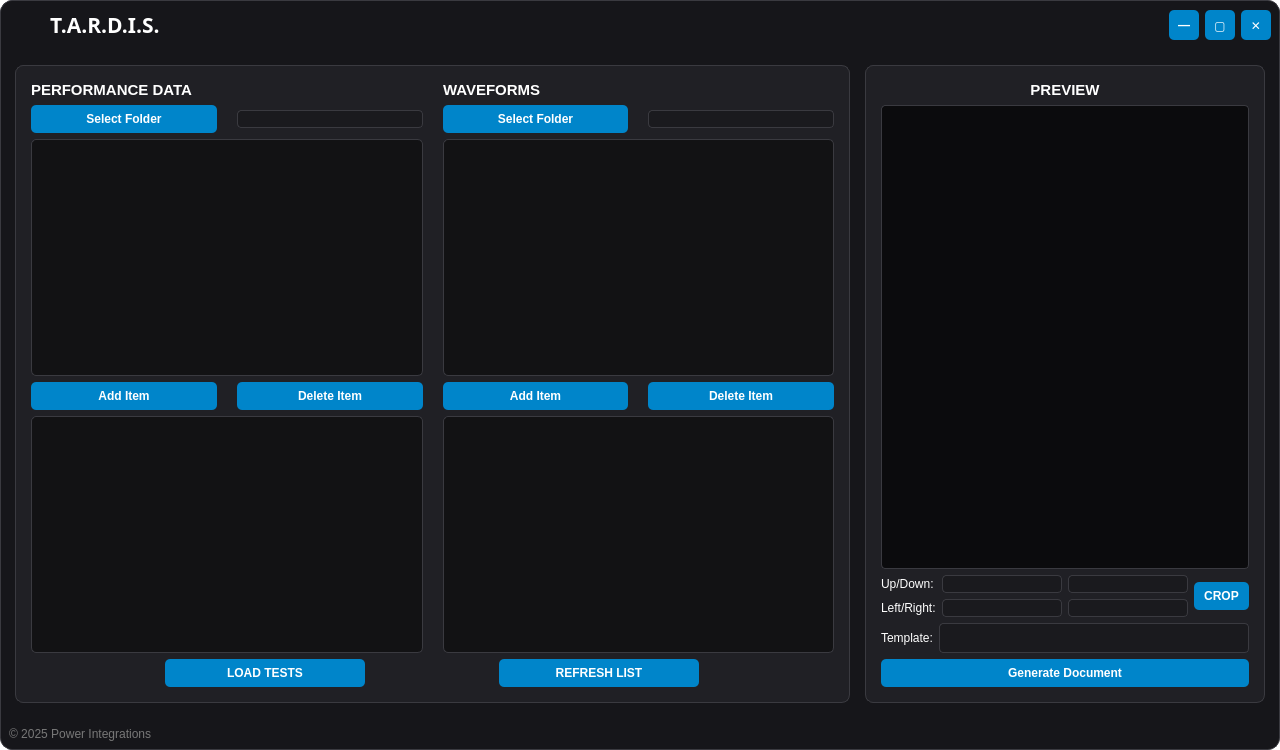
<?xml version="1.0" encoding="UTF-8"?>
<ui version="4.0">
 <class>MainWindow</class>
 <widget class="QMainWindow" name="MainWindow">
  <property name="geometry">
   <rect>
    <x>0</x>
    <y>0</y>
    <width>1280</width>
    <height>750</height>
   </rect>
  </property>
  <property name="windowTitle">
   <string>TARDIS</string>
  </property>
  <property name="styleSheet">
   <string notr="true">
    QMainWindow { 
        background: transparent; 
    }
    QWidget#centralwidget {
        background: #16161a; /* Creates a solid unified background for the whole app */
        border: 1px solid #3a3a40;
        border-radius: 12px;
    }
    QFrame#headerr, QFrame#footer { 
        background: transparent; 
        border: none; 
    }
    QFrame#selectionframe, QFrame#generate_frame { 
        background: #202025; /* Lighter color for the panels to make them pop */
        border: 1px solid #3a3a40; 
        border-radius: 8px; 
    }
    QPushButton {
        background: #0085ca;
        color: white;
        border-radius: 5px;
        font-weight: bold;
        min-height: 28px;
    }
    QPushButton:hover { background: #3c649f; }
    QLineEdit {
        background: #1a1a1e;
        color: #e0e0e0;
        border-radius: 4px;
        padding-left: 5px;
        border: 1px solid #3a3a40;
    }
    QListWidget {
        background: #121214;
        color: #f0f0f0;
        border: 1px solid #3a3a40;
        border-radius: 5px;
    }
    QLabel { color: white; border: none; }
   </string>
  </property>
  <widget class="QWidget" name="centralwidget">
   <layout class="QVBoxLayout" name="verticalLayout_main">
    <property name="spacing"><number>0</number></property>
    <property name="margin"><number>0</number></property>
    <item>
     <widget class="QFrame" name="headerr">
      <property name="minimumSize"><size><width>0</width><height>50</height></size></property>
      <layout class="QHBoxLayout" name="horizontalLayout_header">
       <item><widget class="QLabel" name="power_integrations_icon"><property name="maximumSize"><size><width>35</width><height>35</height></size></property><property name="pixmap"><pixmap resource="resource.qrc">:/icons/resources/icons/POWI.D-16de9fb7.png</pixmap></property><property name="scaledContents"><bool>true</bool></property></widget></item>
       <item><widget class="QLabel" name="data_exporter"><property name="font"><font><family>Bahnschrift</family><pointsize>16</pointsize><bold>true</bold></font></property><property name="text"><string>T.A.R.D.I.S.</string></property></widget></item>
       <item><spacer><property name="orientation"><enum>Qt::Horizontal</enum></property></spacer></item>
       <item><widget class="QPushButton" name="minimize_button"><property name="maximumSize"><size><width>30</width><height>30</height></size></property><property name="text"><string>—</string></property></widget></item>
       <item><widget class="QPushButton" name="maximize_button"><property name="maximumSize"><size><width>30</width><height>30</height></size></property><property name="text"><string>▢</string></property></widget></item>
       <item><widget class="QPushButton" name="exit_button"><property name="maximumSize"><size><width>30</width><height>30</height></size></property><property name="text"><string>✕</string></property></widget></item>
      </layout>
     </widget>
    </item>
    <item>
     <layout class="QHBoxLayout" name="horizontalLayout_body">
      <property name="margin"><number>15</number></property>
      <property name="spacing"><number>15</number></property>
      <item>
       <widget class="QFrame" name="selectionframe">
        <layout class="QGridLayout" name="gridLayout_selection">
         <property name="margin"><number>15</number></property>
         <property name="horizontalSpacing"><number>20</number></property>
         <item row="0" column="0"><widget class="QLabel" name="l1"><property name="font"><font><bold>true</bold><pointsize>11</pointsize></font></property><property name="text"><string>PERFORMANCE DATA</string></property></widget></item>
         <item row="0" column="2"><widget class="QLabel" name="l2"><property name="font"><font><bold>true</bold><pointsize>11</pointsize></font></property><property name="text"><string>WAVEFORMS</string></property></widget></item>
         <item row="1" column="0"><widget class="QPushButton" name="performancedata_sel"><property name="text"><string>Select Folder</string></property></widget></item>
         <item row="1" column="1"><widget class="QLineEdit" name="performancedata_path"></widget></item>
         <item row="1" column="2"><widget class="QPushButton" name="waveforms_sel"><property name="text"><string>Select Folder</string></property></widget></item>
         <item row="1" column="3"><widget class="QLineEdit" name="waveforms_path"></widget></item>
         <item row="2" column="0" colspan="2"><widget class="QListWidget" name="performancedata_list"><property name="sizePolicy"><sizepolicy hsizetype="Expanding" vsizetype="Expanding"><horstretch>1</horstretch><verstretch>0</verstretch></sizepolicy></property></widget></item>
         <item row="2" column="2" colspan="2"><widget class="QListWidget" name="waveforms_list"><property name="sizePolicy"><sizepolicy hsizetype="Expanding" vsizetype="Expanding"><horstretch>1</horstretch><verstretch>0</verstretch></sizepolicy></property></widget></item>
         <item row="3" column="0"><widget class="QPushButton" name="performancedata_add"><property name="text"><string>Add Item</string></property></widget></item>
         <item row="3" column="1"><widget class="QPushButton" name="performancedata_delete"><property name="text"><string>Delete Item</string></property></widget></item>
         <item row="3" column="2"><widget class="QPushButton" name="waveforms_add"><property name="text"><string>Add Item</string></property></widget></item>
         <item row="3" column="3"><widget class="QPushButton" name="waveforms_delete"><property name="text"><string>Delete Item</string></property></widget></item>
         <item row="4" column="0" colspan="2"><widget class="QListWidget" name="available_data_list_performance"><property name="sizePolicy"><sizepolicy hsizetype="Expanding" vsizetype="Expanding"><horstretch>1</horstretch><verstretch>0</verstretch></sizepolicy></property></widget></item>
         <item row="4" column="2" colspan="2"><widget class="QListWidget" name="available_data_list__waveforms"><property name="sizePolicy"><sizepolicy hsizetype="Expanding" vsizetype="Expanding"><horstretch>1</horstretch><verstretch>0</verstretch></sizepolicy></property></widget></item>
         <item row="5" column="0" colspan="4">
          <layout class="QHBoxLayout" name="h_btn">
           <item><spacer><property name="orientation"><enum>Qt::Horizontal</enum></property></spacer></item>
           <item><widget class="QPushButton" name="load_files_button">
            <property name="minimumSize"><size><width>160</width><height>35</height></size></property>
            <property name="maximumSize"><size><width>200</width><height>35</height></size></property>
            <property name="text"><string>LOAD TESTS</string></property>
           </widget></item>
           <item><spacer><property name="orientation"><enum>Qt::Horizontal</enum></property></spacer></item>
           <item><widget class="QPushButton" name="refresh_button">
            <property name="minimumSize"><size><width>160</width><height>35</height></size></property>
            <property name="maximumSize"><size><width>200</width><height>35</height></size></property>
            <property name="text"><string>REFRESH LIST</string></property>
           </widget></item>
           <item><spacer><property name="orientation"><enum>Qt::Horizontal</enum></property></spacer></item>
          </layout>
         </item>
        </layout>
       </widget>
      </item>
      <item>
       <widget class="QFrame" name="generate_frame">
        <property name="maximumSize"><size><width>400</width><height>16777215</height></size></property>
        <layout class="QVBoxLayout" name="verticalLayout_gen">
         <property name="margin"><number>15</number></property>
         <item><widget class="QLabel" name="images_preview_text">
          <property name="font"><font><bold>true</bold><pointsize>11</pointsize></font></property>
          <property name="text"><string>PREVIEW</string></property>
          <property name="alignment"><set>Qt::AlignCenter</set></property>
          <property name="maximumSize"><size><width>16777215</width><height>20</height></size></property>
         </widget></item>
         <item><widget class="QLabel" name="file_view">
          <property name="sizePolicy"><sizepolicy hsizetype="Expanding" vsizetype="Expanding"><horstretch>0</horstretch><verstretch>1</verstretch></sizepolicy></property>
          <property name="minimumSize"><size><width>0</width><height>220</height></size></property>
          <property name="styleSheet"><string>background: #0b0b0d; border-radius: 4px; border: 1px solid #3a3a40;</string></property>
         </widget></item>
         <item>
          <layout class="QGridLayout" name="gridLayout_crop">
           <item row="0" column="0"><widget class="QLabel" name="tl"><property name="text"><string>Up/Down:</string></property></widget></item>
           <item row="0" column="1"><widget class="QLineEdit" name="upper_input"></widget></item>
           <item row="0" column="2"><widget class="QLineEdit" name="lower_input"></widget></item>
           <item row="1" column="0"><widget class="QLabel" name="tr"><property name="text"><string>Left/Right:</string></property></widget></item>
           <item row="1" column="1"><widget class="QLineEdit" name="left_input"></widget></item>
           <item row="1" column="2"><widget class="QLineEdit" name="right_input"></widget></item>
           <item row="0" column="3" rowspan="2"><widget class="QPushButton" name="crop_button"><property name="minimumSize"><size><width>55</width><height>55</height></size></property><property name="text"><string>CROP</string></property></widget></item>
          </layout>
         </item>
         <item>
          <layout class="QHBoxLayout" name="layout_template">
           <item><widget class="QLabel" name="template_label"><property name="text"><string>Template:</string></property></widget></item>
           <item><widget class="QComboBox" name="template_dropdown">
            <property name="sizePolicy">
             <sizepolicy hsizetype="Expanding" vsizetype="Fixed">
              <horstretch>0</horstretch>
              <verstretch>0</verstretch>
             </sizepolicy>
            </property>
            <property name="minimumSize"><size><width>0</width><height>30</height></size></property>
            <property name="styleSheet"><string>
              QComboBox { background: #1a1a1e; color: white; border: 1px solid #3a3a40; border-radius: 4px; padding-left: 5px; }
              QComboBox::drop-down { border: none; }
            </string></property>
           </widget></item>
          </layout>
         </item>
         <item><widget class="QPushButton" name="generate_document_button"><property name="minimumSize"><size><width>0</width><height>50</height></size></property><property name="font"><font><bold>true</bold></font></property><property name="text"><string>Generate Document</string></property></widget></item>
        </layout>
       </widget>
      </item>
     </layout>
    </item>
    <item>
     <widget class="QFrame" name="footer">
      <property name="minimumSize"><size><width>0</width><height>30</height></size></property>
      <layout class="QHBoxLayout" name="horizontalLayout_footer">
       <item><widget class="QLabel" name="l_copy"><property name="styleSheet"><string>color: #777;</string></property><property name="text"><string>© 2025 Power Integrations</string></property></widget></item>
       <item><spacer><property name="orientation"><enum>Qt::Horizontal</enum></property></spacer></item>
      </layout>
     </widget>
    </item>
   </layout>
  </widget>
 </widget>
 <resources/>
 <connections/>
</ui>
